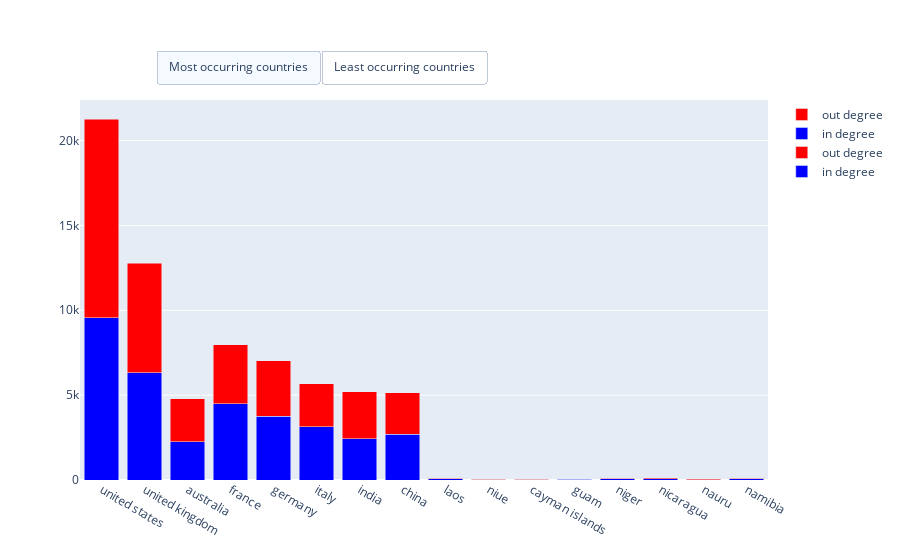

Write notebook code for a chart like this one.
### Markdown cell above
## 3. What is the distribution of in and out degrees? 

For fun, we are also interested in the in and out degree of each country. 

> **_NOTE:_**  The in degree of a country is defined as the sum of the in degrees of its articles. Same for out degrees. The higher the in degree of a country, the more central it is meaning that the more it is accessible from other countries.

### Code cell
sorted_data_countries = data_countries.sort_values(by='occurrence', ascending=False).iloc[:8:,]

# create bar plot for most occuring countries
trace_most_in = go.Bar(x=sorted_data_countries["Top_1_name"], 
                       y=sorted_data_countries["num_links_in"],
                        name="in degree",
                        marker_color="blue")

trace_most_out = go.Bar(x=sorted_data_countries["Top_1_name"], 
                       y=sorted_data_countries["num_links_out"],
                        name="out degree",
                        marker_color="red")


# create bar plot for least occuring countries
sorted_data_countries = data_countries.sort_values(by='occurrence', ascending=True).iloc[:8:,]

trace_least_in = go.Bar(x=sorted_data_countries["Top_1_name"], 
                       y=sorted_data_countries["num_links_in"],
                        name="in degree",
                        marker_color="blue")

trace_least_out = go.Bar(x=sorted_data_countries["Top_1_name"], 
                       y=sorted_data_countries["num_links_out"],
                        name="out degree",
                        marker_color="red")

# create figures
fig = go.Figure()

# add traces
fig.add_trace(trace_most_in)
fig.add_trace(trace_most_out)
fig.add_trace(trace_least_in)
fig.add_trace(trace_least_out)


# Create buttons to toggle between the two bar charts
fig.update_layout(
    barmode='stack',
    updatemenus=[
        dict(
            type="buttons",
            direction="left",
            buttons=[
                dict(
                    label="Most occurring countries",
                    method="update",
                    args=[{"visible": [True, True, False, False]},  # Show first chart, hide second
                          {"title": "Connectivity of most occurring countries"}]
                ),
                dict(
                    label="Least occurring countries",
                    method="update",
                    args=[{"visible": [False, False, True, True]},  # Hide first chart, show second
                          {"title": "Connectivity of least occurring countries"}]
                ),
            ],
            pad={"r": 10, "t": 10},
            showactive=True,
            x=0.11,
            xanchor="left",
            y=1.1,
            yanchor="middle"
        ),
    ]
)

# Show the figure
fig.show()

# Export the figure to an HTML file
pio.write_html(fig, file='graphs/topic_1/bar_plot_distribution_of_degrees.html', auto_open=False)

### Figure 1 — Plotly figure (JSON) as saved in the notebook; plotly's stock layout.template omitted (floating-point values rounded to 4 significant figures)
{"data": [{"marker": {"color": "blue"}, "name": "in degree", "type": "bar", "x": ["united states", "united kingdom", "australia", "france", "germany", "italy", "india", "china"], "y": [9562, 6315, 2241, 4487, 3750, 3152, 2425, 2696]}, {"marker": {"color": "red"}, "name": "out degree", "type": "bar", "x": ["united states", "united kingdom", "australia", "france", "germany", "italy", "india", "china"], "y": [11710, 6453, 2534, 3487, 3284, 2530, 2767, 2454]}, {"marker": {"color": "blue"}, "name": "in degree", "type": "bar", "x": ["laos", "niue", "cayman islands", "guam", "niger", "nicaragua", "nauru", "namibia"], "y": [65, 17, 22, 43, 65, 76, 28, 73]}, {"marker": {"color": "red"}, "name": "out degree", "type": "bar", "x": ["laos", "niue", "cayman islands", "guam", "niger", "nicaragua", "nauru", "namibia"], "y": [31, 15, 22, 26, 44, 47, 35, 43]}], "layout": {"barmode": "stack", "updatemenus": [{"buttons": [{"args": [{"visible": [true, true, false, false]}, {"title": "Connectivity of most occurring countries"}], "label": "Most occurring countries", "method": "update"}, {"args": [{"visible": [false, false, true, true]}, {"title": "Connectivity of least occurring countries"}], "label": "Least occurring countries", "method": "update"}], "direction": "left", "pad": {"r": 10, "t": 10}, "showactive": true, "type": "buttons", "x": 0.11, "xanchor": "left", "y": 1.1, "yanchor": "middle"}]}}
